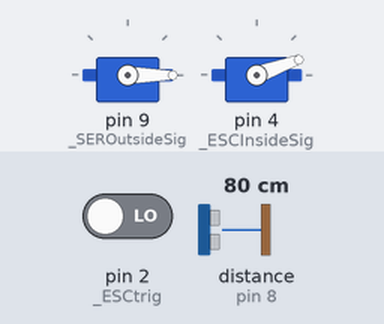
Bench run of a sketch on a simulated Arduino Uno, built with avr-gcc and run on an emulated ATmega328P. Parts: 2 × servo. Wiring (inferred from the names in the program): ultrasonic range finder: trigger pin 7; echo pin 8. Inputs (shaded band) come from the test bench; at power-on: distance to the obstacle (sensor on pin 8) 80 cm, pin 2 (_ESCtrig) LOW. The echo pulse lasts 58.3 µs per cm; what the sketch prints to the serial monitor is not drawn.

Above: at 6.2 s.
6.3 s: distance to the obstacle (sensor on pin 8) set to 12 cm
7.8 s: distance to the obstacle (sensor on pin 8) set to 9 cm
At 8.9 s:
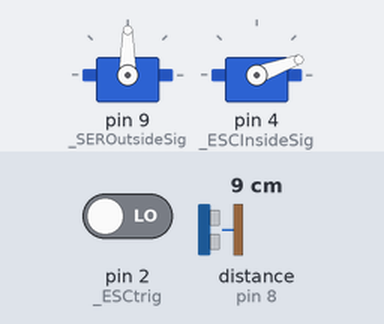
Timing chart, 0 to 10.8 s (numbered marks = the images above; inputs shaded):
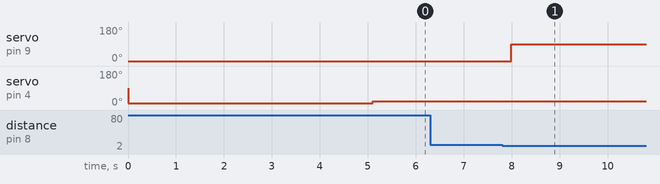

Measured:
- the behaviour switches between 11 and 10 cm on distance to the obstacle (sensor on pin 8) (found by bisection; images 0 and 1)
- after the input at 6.3 s, every drawn part: stays the same
- after the input at 7.8 s, servo on pin 9 (_SEROutsideSig): 0° → 90° after 0.19 s

The sketch:

lid_opening.ino
```cpp
#include<Servo.h>
Servo servo;
Servo ESC;
const int _USOutsideTrig = 7;
const int _USOutsideEcho = 8;
const int _SEROutsideSig = 9;
float time = 0;
const int maxTime = 15;
const int _ESCInsideSig = 4;
const int _ESCtrig = 2;
bool BLDCFan = false;
float _USOutsideDur, _USOutsideDist, _USInsideDur, _USInsideDist;
void setup() {
  servo.attach(_SEROutsideSig);//araching the servo
  servo.write(0);
  ESC.attach(_ESCInsideSig);//attaching the ESC for the BLDC
  delay(1);
  ESC.write(10);
  delay(5000);
  pinMode(_USOutsideTrig, OUTPUT);
  pinMode(_USOutsideEcho, INPUT);
  Serial.begin(9600);
}


void servoOpen() {
  time = 0.001;
  servo.write(90);
}

void servoClose() {
  time = 0;
  servo.write(0);
}


void loop() {
  digitalWrite(_USOutsideTrig, LOW);
  delayMicroseconds(2);
  digitalWrite(_USOutsideTrig, HIGH);
  delayMicroseconds(10);
  digitalWrite(_USOutsideTrig, LOW);


  _USOutsideDur = pulseIn(_USOutsideEcho, HIGH);
  _USOutsideDist = (_USOutsideDur*.0345)/2;
  delay(100);

  if (digitalRead(_ESCtrig)){
    BLDCFan = true;
  }
  else{
    BLDCFan = false;
  }
  if (BLDCFan && (time==0)){
    ESC.write(80);
  }
  else{
    ESC.write(20);
  }

  if (_USOutsideDist < 10)
  {
    Serial.print("Opening Lid");
    servoOpen();
  }
  else if (time !=0 ){
    time += 0.5;
  }
  if (time >= maxTime){
    servoClose();
  }
}
```
